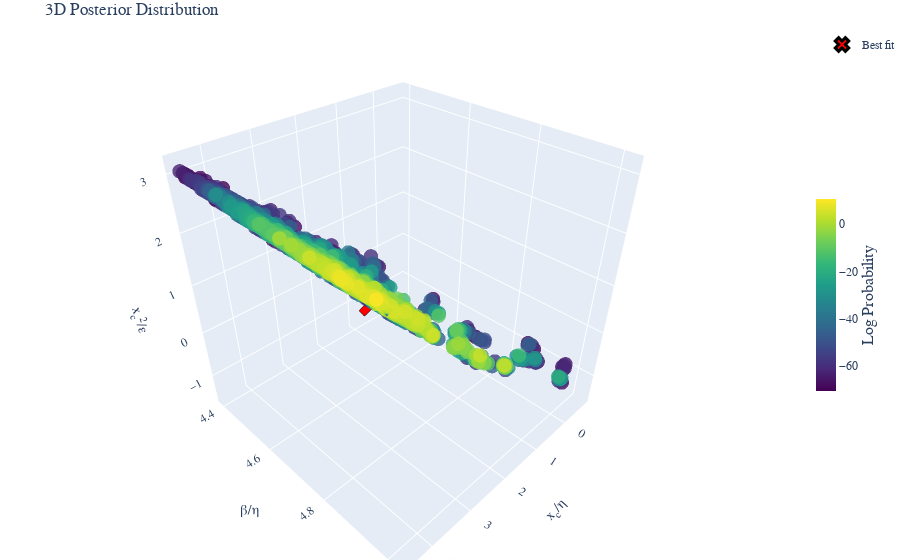

The notebook cell saved with this chart:
### Code cell
post.bins =None
fig =post.plot_posterior3D_interactive([0,1,2],labels=["$x_c/\\eta$","$\\beta/\\eta$","$x_c^2/\\epsilon$","$x_c$","ExtH"], truths=np.log(best_theta_trans),truth_label="Best fit" )
# Save the figure using matplotlib's savefig instead of plotly's write_image
fig.show()
# Save the figure as HTML
html_file_name=file.replace('_post.csv','_3D')
html_path = os.path.join(Products_folder, 'html_3d_plots', f'{html_file_name}.html')
# Create directory if it doesn't exist
os.makedirs(os.path.dirname(html_path), exist_ok=True)
fig.write_html(html_path)

### Figure 1 — Plotly figure (JSON) as saved in the notebook; plotly's stock layout.template omitted (floating-point values rounded to 4 significant figures; data arrays with more than 128 entries replaced by an {"elided": "..."} marker saying what was removed)
{"data": [{"marker": {"color": {"elided": "2491 float values"}, "colorbar": {"len": 0.4, "thickness": 20, "title": {"font": {"size": 16}, "side": "right", "text": "Log Probability"}, "x": 1.0, "y": 0.5}, "colorscale": [[0.0, "#440154"], [0.1111, "#482878"], [0.2222, "#3e4989"], [0.3333, "#31688e"], [0.4444, "#26828e"], [0.5556, "#1f9e89"], [0.6667, "#35b779"], [0.7778, "#6ece58"], [0.8889, "#b5de2b"], [1.0, "#fde725"]], "opacity": 0.8, "size": 5}, "mode": "markers", "name": "Posterior", "scene": "scene", "showlegend": false, "type": "scatter3d", "x": {"elided": "2491 float values"}, "y": {"elided": "2491 float values"}, "z": {"elided": "2491 float values"}}, {"marker": {"color": "red", "line": {"color": "black", "width": 3}, "size": 12, "symbol": "x"}, "mode": "markers", "name": "Best fit", "scene": "scene", "showlegend": true, "type": "scatter3d", "x": [2.099], "y": [4.64], "z": [0.5464]}], "layout": {"font": {"family": "Computer Modern"}, "margin": {"b": 0, "l": 0, "r": 0, "t": 30}, "scene": {"aspectmode": "cube", "xaxis": {"exponentformat": "e", "showexponent": "all", "title": {"font": {"size": 14}, "text": "x<sub>c</sub>/η"}}, "yaxis": {"exponentformat": "e", "showexponent": "all", "title": {"font": {"size": 14}, "text": "β/η"}}, "zaxis": {"exponentformat": "e", "showexponent": "all", "title": {"font": {"size": 14}, "text": "x<sub>c</sub><sup>2</sup>/ε"}}}, "title": {"text": "3D Posterior Distribution"}}}
